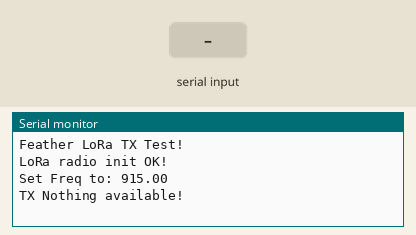
This sketch was run on a simulated Arduino Mega 2560, built with avr-gcc and run on an emulated ATmega2560. Shown: the last lines printed to the serial monitor. The test bench sets the inputs (shaded band). No radio packets arrive unless stated.

Above: at 1.3 s.
1.4 s: "1\n" received over the second serial link
At 2.2 s:
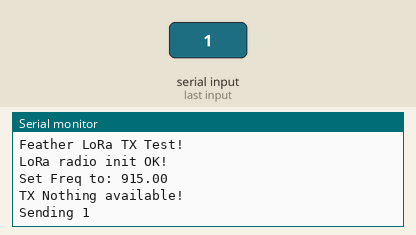
2.9 s: "0\n" received over the second serial link
At 3.4 s:
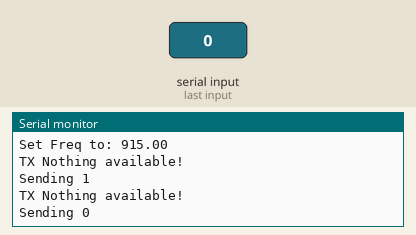
4.4 s: "2\n" received over the second serial link
At 5.3 s:
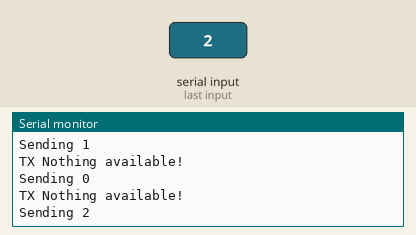

The sketch:

transmitter.ino
```cpp
// Feather9x_TX
// -*- mode: C++ -*-
// Example sketch showing how to create a simple messaging client (transmitter)
// with the RH_RF95 class. RH_RF95 class does not provide for addressing or
// reliability, so you should only use RH_RF95 if you do not need the higher
// level messaging abilities.
// It is designed to work with the other example Feather9x_RX

#include <SPI.h>
#include <RH_RF95.h>

// Blinky on receipt
#define LED 13

/* for feather m0   */
#define RFM95_CS 8
#define RFM95_RST 4
#define RFM95_INT 3

// Change to 434.0 or other frequency, must match RX's freq!
#define RF95_FREQ 915.0

// Singleton instance of the radio driver
RH_RF95 rf95(RFM95_CS, RFM95_INT);

void setup()
{
  pinMode(RFM95_RST, OUTPUT);
  digitalWrite(RFM95_RST, HIGH);

  Serial.begin(9600);
  Serial1.begin(9600);
  delay(100);

  Serial.println("Feather LoRa TX Test!");

  // manual reset
  digitalWrite(RFM95_RST, LOW);
  delay(10);
  digitalWrite(RFM95_RST, HIGH);
  delay(10);

  while (!rf95.init()) {
    Serial.println("LoRa radio init failed");
    while (1);
  }
  Serial.println("LoRa radio init OK!");

  // Defaults after init are 434.0MHz, modulation GFSK_Rb250Fd250, +13dbM
  if (!rf95.setFrequency(RF95_FREQ)) {
    Serial.println("setFrequency failed");
    while (1);
  }
  Serial.print("Set Freq to: "); Serial.println(RF95_FREQ);

  // Defaults after init are 434.0MHz, 13dBm, Bw = 125 kHz, Cr = 4/5, Sf = 128chips/symbol, CRC on

  // The default transmitter power is 13dBm, using PA_BOOST.
  // If you are using RFM95/96/97/98 modules which uses the PA_BOOST transmitter pin, then
  // you can set transmitter powers from 5 to 23 dBm:
  rf95.setTxPower(23, false);
}

const byte numChars = 150;
char receivedChars[numChars];

boolean ledState = false;

void loop()
{
  // receive data from serial port to transmit using the radio
  // receives into 'receivedChars'
  int numBytes = Serial1.readBytesUntil('\n', receivedChars, numChars);
  if (numBytes) {
    Serial.print("Sending "); Serial.println(receivedChars);

    rf95.send((uint8_t *)receivedChars, numBytes);
    rf95.waitPacketSent();
  }
  else {
    Serial.println("TX Nothing available!");
    ledState = !ledState;
    if (ledState)
      digitalWrite(LED, HIGH);
    else
      digitalWrite(LED, LOW);
  }
}
```

Measured:
- after the input at 1.4 s, the serial monitor: prints a new line at once (image 1)
- after the input at 2.9 s, the serial monitor: prints a new line at once (image 2)
- after the input at 4.4 s, the serial monitor: prints a new line at once (image 3)
